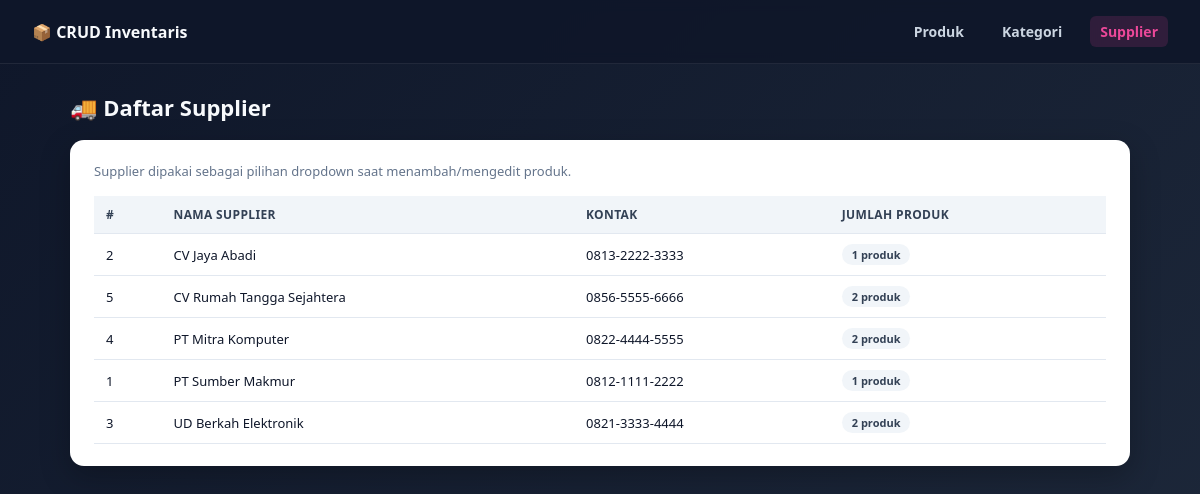
The page /supplier/list.php on the database its author committed.
### tables this page shows
CREATE TABLE IF NOT EXISTS supplier (
    id_supplier   INT AUTO_INCREMENT PRIMARY KEY,
    nama_supplier VARCHAR(100) NOT NULL,
    kontak        VARCHAR(50)  NOT NULL
);

### includes/functions.php (called while the page is built, shortened)
<?php
function e(?string $value): string
{
    return htmlspecialchars($value ?? '', ENT_QUOTES, 'UTF-8');
}

### supplier/list.php (the view, shortened to what this page needs)
<?php
require_once __DIR__ . '/../includes/functions.php';
$pdo = Database::getInstance()->getConnection();
$sql = 'SELECT supplier.id_supplier, supplier.nama_supplier, supplier.kontak,
               COUNT(produk.id_produk) AS jumlah_produk
        FROM supplier
        LEFT JOIN produk ON produk.id_supplier = supplier.id_supplier
        GROUP BY supplier.id_supplier, supplier.nama_supplier, supplier.kontak
        ORDER BY supplier.nama_supplier';
$supplierList = $pdo->query($sql)->fetchAll();
require __DIR__ . '/../includes/header.php';
?>
<div class="page-header">
    <h1>🚚 Daftar Supplier</h1>
</div>
<div class="panel">
    <p style="color:#64748b; font-size:13px; margin-bottom:16px;">
        Supplier dipakai sebagai pilihan dropdown saat menambah/mengedit produk.
    </p>
    <div class="table-wrap">
        <table>
            <thead>
                <tr>
                    <th>#</th>
                    <th>Nama Supplier</th>
                    <th>Kontak</th>
                    <th>Jumlah Produk</th>
                </tr>
            </thead>
            <tbody>
                <?php foreach ($supplierList as $supplier): ?>
                    <tr>
                        <td><?= e((string) $supplier['id_supplier']) ?></td>
                        <td><?= e($supplier['nama_supplier']) ?></td>
                        <td><?= e($supplier['kontak']) ?></td>
                        <td><span class="badge"><?= e((string) $supplier['jumlah_produk']) ?> produk</span></td>
                    </tr>
                <?php endforeach; ?>
            </tbody>
        </table>
    </div>
</div>
<?php require __DIR__ . '/../includes/footer.php'; ?>

### assets/style.css (style rules this page uses)
* { box-sizing: border-box; margin: 0; padding: 0; }
body { font-family: "Segoe UI", Arial, sans-serif; background: linear-gradient(135deg, #0f172a, #1e293b); min-height: 100vh; color: #0f172a; }
.page-header { display: flex; align-items: center; justify-content: space-between; margin-bottom: 18px; flex-wrap: wrap; gap: 12px; }
.page-header h1 { color: #f8fafc; font-size: 22px; }
.panel { background: #ffffff; border-radius: 14px; padding: 22px 24px; box-shadow: 0 10px 30px rgba(0, 0, 0, 0.25); margin-bottom: 20px; }
.table-wrap { overflow-x: auto; }
table { width: 100%; border-collapse: collapse; font-size: 13px; }
thead { background: #f1f5f9; }
th, td { padding: 10px 12px; text-align: left; border-bottom: 1px solid #e2e8f0; white-space: nowrap; }
th { color: #334155; font-size: 12px; text-transform: uppercase; letter-spacing: 0.03em; }
.badge { display: inline-block; background: #f1f5f9; color: #334155; padding: 3px 10px; border-radius: 999px; font-size: 11px; font-weight: 600; }

### rows shown on the page
supplier: id_supplier "2", nama_supplier "CV Jaya Abadi", kontak "0813-2222-3333", jumlah_produk "1"
supplier: id_supplier "5", nama_supplier "CV Rumah Tangga Sejahtera", kontak "0856-5555-6666", jumlah_produk "2"
supplier: id_supplier "4", nama_supplier "PT Mitra Komputer", kontak "0822-4444-5555", jumlah_produk "2"
supplier: id_supplier "1", nama_supplier "PT Sumber Makmur", kontak "0812-1111-2222", jumlah_produk "1"
supplier: id_supplier "3", nama_supplier "UD Berkah Elektronik", kontak "0821-3333-4444", jumlah_produk "2"
